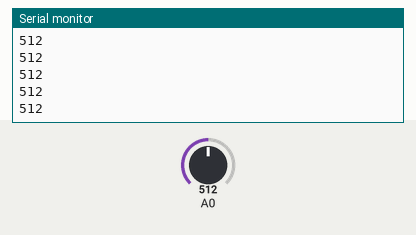
This sketch was run on a simulated Arduino Uno, built with avr-gcc and run on an emulated ATmega328P. Parts: the last lines printed to the serial monitor. The inputs (shaded band) are chosen by the test bench; at power-on: A0 = 512.

Above: at 1.2 s.
1.3 s: A0 set to 716
At 2.3 s:
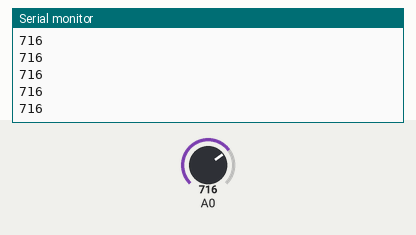
2.8 s: A0 set to 900
At 3.7 s:
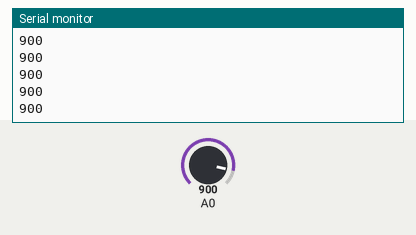
Timing chart, 0 to 5.8 s (numbered marks = the images above; inputs shaded):
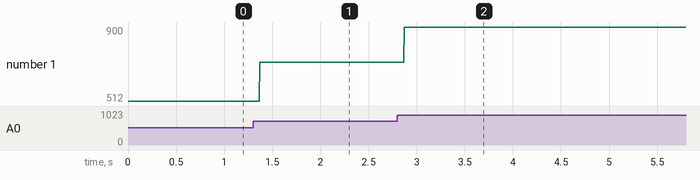

The sketch:

teste_sensor_de_luz.ino
```cpp
void setup()

{

  Serial.begin(9600);

}

void loop()

{

  unsigned int AnalogValue;

  AnalogValue = analogRead(A0);
  Serial.println(AnalogValue);

  if(AnalogValue <=35){
    digitalWrite(7,LOW);
  }else{
    digitalWrite(7,HIGH);
  }

}
```

Measured:
- after the input at 1.3 s, the serial monitor: prints a new line after 0.07 s (image 1)
- after the input at 2.8 s, the serial monitor: prints a new line after 0.07 s (image 2)
- plotted number 1: 512 → 716 after the input at 1.3 s, 716 → 900 after the input at 2.8 s
